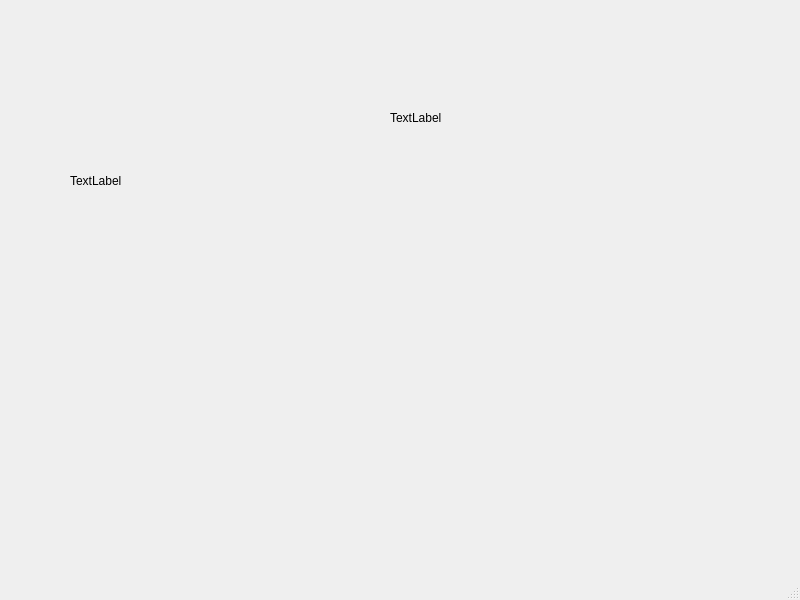
<?xml version="1.0" encoding="UTF-8"?>
<ui version="4.0">
 <class>MainWindow</class>
 <widget class="QMainWindow" name="MainWindow">
  <property name="geometry">
   <rect>
    <x>0</x>
    <y>0</y>
    <width>800</width>
    <height>600</height>
   </rect>
  </property>
  <property name="windowTitle">
   <string>MainWindow</string>
  </property>
  <widget class="QWidget" name="centralwidget">
   <widget class="QLabel" name="lb_passarinho">
    <property name="geometry">
     <rect>
      <x>70</x>
      <y>80</y>
      <width>221</width>
      <height>201</height>
     </rect>
    </property>
    <property name="text">
     <string>TextLabel</string>
    </property>
    <property name="scaledContents">
     <bool>true</bool>
    </property>
   </widget>
   <widget class="QLabel" name="lb_wideputin">
    <property name="geometry">
     <rect>
      <x>390</x>
      <y>62</y>
      <width>321</width>
      <height>111</height>
     </rect>
    </property>
    <property name="text">
     <string>TextLabel</string>
    </property>
    <property name="scaledContents">
     <bool>true</bool>
    </property>
   </widget>
  </widget>
  <widget class="QMenuBar" name="menubar">
   <property name="geometry">
    <rect>
     <x>0</x>
     <y>0</y>
     <width>800</width>
     <height>21</height>
    </rect>
   </property>
  </widget>
  <widget class="QStatusBar" name="statusbar"/>
 </widget>
 <resources/>
 <connections/>
</ui>
